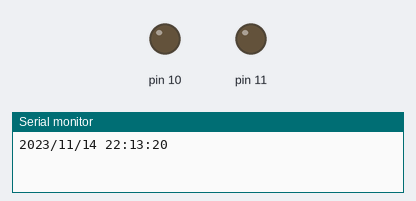
Recording of a sketch running on a simulated Arduino Uno, built with avr-gcc and run on an emulated ATmega328P. Shown: output pins drawn as LEDs (lit = HIGH), the last lines printed to the serial monitor. The local clock reads 2024-03-15 10:24:30 at power-on unless the sketch sets it.

Above: at 0.1 s.
At 30.1 s:
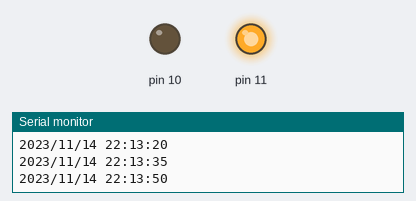
At 120.1 s:
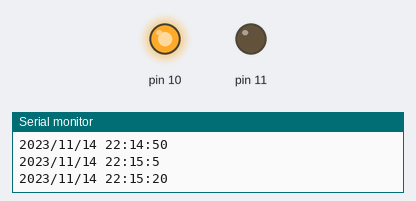
Timing chart, 0 to 121.6 s (numbered marks = the images above):
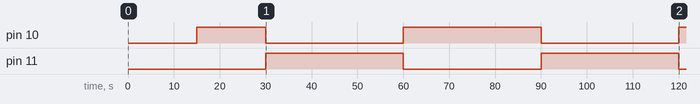

The sketch:

prototipo__irrigacao_v1.ino
```cpp
#include <Wire.h>
#include <RTClib.h>

RTC_DS3231 rtc;

bool close_valve = false;

void setup () {
  pinMode(10, OUTPUT);
  pinMode(11, OUTPUT);

  Serial.begin(9600); // inicializa comunicação serial

  if (!rtc.begin()) {
    Serial.println("Couldn't find RTC");
    while (1);
  }else{
    rtc.adjust(DateTime(F(__DATE__), F(__TIME__)));
  }

  if (rtc.lostPower()) {
    Serial.println("RTC lost power, let's set the time!");
    // The following line sets the RTC to the date & time this sketch was compiled
    rtc.adjust(DateTime(F(__DATE__), F(__TIME__)));
    // Uncomment the next line to set the date and time manually
    // rtc.adjust(DateTime(2024, 6, 17, 16, 39, 0)); // Year, Month, Day, Hour, Minute, Second
  }

  // start system with both valves closed
  digitalWrite(10, close_valve);
  digitalWrite(11, close_valve);
}

void loop () {

  DateTime now = rtc.now();

  Serial.print(now.year(), DEC);
  Serial.print('/');
  Serial.print(now.month(), DEC);
  Serial.print('/');
  Serial.print(now.day(), DEC);
  Serial.print(" ");
  Serial.print(now.hour(), DEC);
  Serial.print(':');
  Serial.print(now.minute(), DEC);
  Serial.print(':');
  Serial.print(now.second(), DEC);
  Serial.println();

  delay(15000);

//  // open grass valve for 45min
//  if (now.hour() == 17 && now.minute() >= 00 && now.minute() < 45){
  if (now.second() >= 30){
    digitalWrite(11, !close_valve);
  } else {
    digitalWrite(11, close_valve);
  }

//  // open garden valve for 15min
//  if (now.hour() == 17 && now.minute() >= 45 && now.minute() <= 59){
  if (now.second() >= 0 && now.second() < 30){
    digitalWrite(10, !close_valve);
  } else {
    digitalWrite(10, close_valve);
  }


}
```

Measured:
- by itself, pin 10: goes HIGH 15.0 s, LOW 30.0 s, HIGH 30.0 s, LOW 30.0 s, then HIGH
- by itself, pin 11: alternates HIGH for 30.0 s and LOW for 30.0 s
